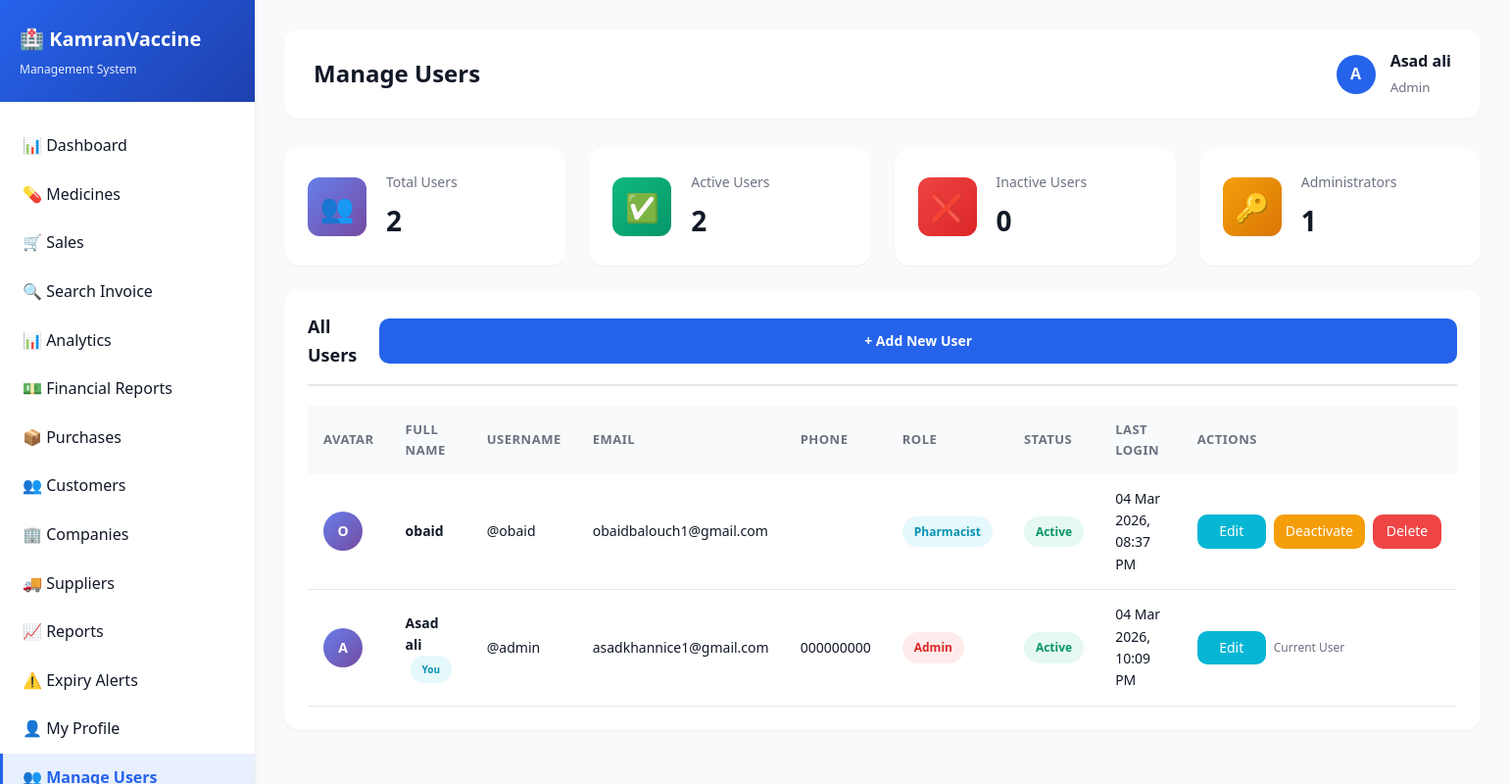
/admin/users.php (signed in), run on the app's committed database.
### tables this page shows
CREATE TABLE `users` (
  `id` int(11) NOT NULL AUTO_INCREMENT,
  `username` varchar(100) NOT NULL,
  `password` varchar(255) NOT NULL,
  `full_name` varchar(255) NOT NULL,
  `email` varchar(255) DEFAULT NULL,
  `phone` varchar(20) DEFAULT NULL,
  `role` enum('admin','pharmacist','cashier','manager') DEFAULT 'cashier',
  `status` enum('active','inactive') DEFAULT 'active',
  `created_at` timestamp NOT NULL DEFAULT current_timestamp(),
  `last_login` timestamp NULL DEFAULT NULL,
  PRIMARY KEY (`id`),
  UNIQUE KEY `username` (`username`),
  KEY `idx_username` (`username`),
  KEY `idx_role` (`role`)
);

### admin/users.php (the view, shortened to what this page needs)
<?php
include("includes/header.php");
$users = mysqli_query($conn, "SELECT * FROM users ORDER BY created_at DESC");
$total_users = mysqli_num_rows($users);
$active_users = mysqli_fetch_assoc(mysqli_query($conn, "SELECT COUNT(*) as count FROM users WHERE status = 'active'"))['count'];
$inactive_users = mysqli_fetch_assoc(mysqli_query($conn, "SELECT COUNT(*) as count FROM users WHERE status = 'inactive'"))['count'];
$admin_count = mysqli_fetch_assoc(mysqli_query($conn, "SELECT COUNT(*) as count FROM users WHERE role = 'admin'"))['count'];
?>
<div class="stats-grid" style="margin-bottom: 24px;">
    <div class="stat-card">
        <div class="stat-icon blue">👥</div>
        <div class="stat-details">
            <h4>Total Users</h4>
            <p><?php echo $total_users; ?></p>
        </div>
    </div>
    <div class="stat-card">
        <div class="stat-icon green">✅</div>
        <div class="stat-details">
            <h4>Active Users</h4>
            <p><?php echo $active_users; ?></p>
        </div>
    </div>
    <div class="stat-card">
        <div class="stat-icon red">❌</div>
        <div class="stat-details">
            <h4>Inactive Users</h4>
            <p><?php echo $inactive_users; ?></p>
        </div>
    </div>
    <div class="stat-card">
        <div class="stat-icon orange">🔑</div>
        <div class="stat-details">
            <h4>Administrators</h4>
            <p><?php echo $admin_count; ?></p>
        </div>
    </div>
</div>
<div class="card">
    <div class="card-header" style="display: flex; justify-content: space-between; align-items: center;">
        <h3>All Users</h3>
        <a href="add_user.php" class="btn btn-primary">+ Add New User</a>
    </div>
    <div class="card-body">
        <div class="table-responsive">
            <table>
                <thead>
                    <tr>
                        <th>Avatar</th>
                        <th>Full Name</th>
                        <th>Username</th>
                        <th>Email</th>
                        <th>Phone</th>
                        <th>Role</th>
                        <th>Status</th>
                        <th>Last Login</th>
                        <th>Actions</th>
                    </tr>
                </thead>
                <tbody>
                    <?php
                    mysqli_data_seek($users, 0);
                    while ($user = mysqli_fetch_assoc($users)):
                    ?>
                    <tr>
                        <td>
                            <div class="user-avatar" style="width: 40px; height: 40px; border-radius: 50%; background: linear-gradient(135deg, #667eea 0%, #764ba2 100%); color: white; display: flex; align-items: center; justify-content: center; font-weight: bold;">
                                <?php echo strtoupper(substr($user['full_name'], 0, 1)); ?>
                            </div>
                        </td>
                        <td>
                            <strong><?php echo $user['full_name']; ?></strong>
                            <?php if ($user['id'] == $_SESSION['user_id']): ?>
                                <span class="badge badge-info" style="font-size: 10px; margin-left: 5px;">You</span>
                            <?php endif; ?>
                        </td>
                        <td>@<?php echo $user['username']; ?></td>
                        <td><?php echo $user['email'] ?? '<span style="color: #9ca3af;">Not set</span>'; ?></td>
                        <td><?php echo $user['phone'] ?? '<span style="color: #9ca3af;">Not set</span>'; ?></td>
                        <td>
                            <span class="badge badge-<?php
                                echo $user['role'] == 'admin' ? 'danger' :
                                    ($user['role'] == 'manager' ? 'warning' :
                                    ($user['role'] == 'pharmacist' ? 'info' : 'secondary'));
                            ?>">
                                <?php echo ucfirst($user['role']); ?>
                            </span>
                        </td>
                        <td>
                            <span class="badge badge-<?php echo $user['status'] == 'active' ? 'success' : 'danger'; ?>">
                                <?php echo ucfirst($user['status']); ?>
                            </span>
                        </td>
                        <td>
                            <?php
                            if ($user['last_login']) {
                                echo date('d M Y, h:i A', strtotime($user['last_login']));
                            } else {
                                echo '<span style="color: #9ca3af;">Never</span>';
                            }
                            ?>
                        </td>
                        <td>
                            <div class="action-buttons">
                                <a href="edit_user.php?id=<?php echo $user['id']; ?>" class="btn btn-info btn-sm">Edit</a>
                                <?php if ($user['id'] != $_SESSION['user_id']): ?>
                                    <a href="?toggle_status=<?php echo $user['id']; ?>"
                                       class="btn btn-warning btn-sm"
                                       onclick="return confirm('Toggle user status?')">
                                        <?php echo $user['status'] == 'active' ? 'Deactivate' : 'Activate'; ?>
                                    </a>
                                    <a href="?delete=<?php echo $user['id']; ?>"
                                       class="btn btn-danger btn-sm"
                                       onclick="return confirm('Are you sure you want to delete this user? This action cannot be undone!')">
                                        Delete
                                    </a>
                                <?php else: ?>
                                    <span class="text-muted" style="font-size: 12px;">Current User</span>
                                <?php endif; ?>
                            </div>
                        </td>
                    </tr>
                    <?php endwhile; ?>
                </tbody>
            </table>
        </div>
    </div>
</div>
<?php include("includes/footer.php"); ?>

### css/style.css (style rules this page uses)
:root { --primary-color: #2563eb; --primary-dark: #1e40af; --secondary-color: #10b981; --danger-color: #ef4444; --warning-color: #f59e0b; --info-color: #06b6d4; --dark-color: #1f2937; --light-color: #f9fafb; --border-color: #e5e7eb; --text-primary: #111827; --text-secondary: #6b7280; --shadow-sm: 0 1px 2px 0 rgba(0, 0, 0, 0.05); --shadow-md: 0 4px 6px -1px rgba(0, 0, 0, 0.1); --shadow-lg: 0 10px 15px -3px rgba(0, 0, 0, 0.1); --shadow-xl: 0 20px 25px -5px rgba(0, 0, 0, 0.1); }
* { margin: 0; padding: 0; box-sizing: border-box; }
body { font-family: 'Segoe UI', Tahoma, Geneva, Verdana, sans-serif; background: linear-gradient(135deg, #667eea 0%, #764ba2 100%); min-height: 100vh; color: var(--text-primary); line-height: 1.6; }
.btn { padding: 12px 24px; border: none; border-radius: 10px; font-size: 14px; font-weight: 600; cursor: pointer; transition: all 0.3s ease; text-decoration: none; display: inline-block; text-align: center; white-space: nowrap; }
.btn-primary { background: var(--primary-color); color: white; width: 100%; }
.btn-danger { background: var(--danger-color); color: white; }
.btn-warning { background: var(--warning-color); color: white; }
.btn-info { background: var(--info-color); color: white; }
.btn-sm { padding: 6px 16px; font-size: 13px; min-width: 70px; font-weight: 500; }
.user-avatar { width: 40px; height: 40px; border-radius: 50%; background: var(--primary-color); color: white; display: flex; align-items: center; justify-content: center; font-weight: 600; }
.card { background: white; border-radius: 15px; padding: 24px; box-shadow: var(--shadow-sm); margin-bottom: 24px; transition: all 0.3s ease; }
.card-header { margin-bottom: 20px; padding-bottom: 15px; border-bottom: 2px solid var(--border-color); }
.card-header h3 { font-size: 18px; color: var(--text-primary); font-weight: 600; }
.card-body { padding: 0; }
.stats-grid { display: grid; grid-template-columns: repeat(auto-fit, minmax(250px, 1fr)); gap: 24px; margin-bottom: 30px; }
.stat-card { background: white; border-radius: 15px; padding: 24px; box-shadow: var(--shadow-sm); display: flex; align-items: center; gap: 20px; transition: all 0.3s ease; }
.stat-icon { width: 60px; height: 60px; border-radius: 12px; display: flex; align-items: center; justify-content: center; font-size: 28px; color: white; }
.stat-icon.blue { background: linear-gradient(135deg, #667eea 0%, #764ba2 100%); }
.stat-icon.green { background: linear-gradient(135deg, #10b981 0%, #059669 100%); }
.stat-icon.red { background: linear-gradient(135deg, #ef4444 0%, #dc2626 100%); }
.stat-icon.orange { background: linear-gradient(135deg, #f59e0b 0%, #d97706 100%); }
.stat-details h4 { font-size: 14px; color: var(--text-secondary); font-weight: 500; margin-bottom: 5px; }
.stat-details p { font-size: 28px; font-weight: 700; color: var(--text-primary); }
.table-responsive { overflow-x: auto; }
table { width: 100%; border-collapse: collapse; }
table thead { background: var(--light-color); }
table th { padding: 14px 16px; text-align: left; font-weight: 600; font-size: 13px; color: var(--text-secondary); text-transform: uppercase; letter-spacing: 0.5px; }
table td { padding: 14px 16px; border-bottom: 1px solid var(--border-color); font-size: 14px; }
.badge { padding: 6px 12px; border-radius: 20px; font-size: 12px; font-weight: 600; display: inline-block; }
.badge-success { background: rgba(16, 185, 129, 0.1); color: #059669; }
.badge-danger { background: rgba(239, 68, 68, 0.1); color: #dc2626; }
.badge-info { background: rgba(6, 182, 212, 0.1); color: #0891b2; }
.action-buttons { display: flex; gap: 8px; align-items: center; }
.action-buttons .btn { min-width: 70px; padding: 6px 12px; text-align: center; font-size: 14px; font-weight: 500; }
.text-muted { color: var(--text-secondary); }

### data on the page
users: full_name "O", full_name "obaid", username "obaid", email "obaidbalouch1@gmail.com", role "Pharmacist", status "Active", last_login "04 Mar 2026, 08:37 PM", shows "Deactivate"
users: full_name "A", full_name "Asad ali", shows "You", username "admin", email "asadkhannice1@gmail.com", phone "000000000", role "Admin", status "Active", last_login "04 Mar 2026, 10:09 PM", shows "Current User"

### other printed values
$store_settings['store_name'] "KamranVaccine"
$store_settings['store_tagline'] "Management System"
$page_title "Manage Users"
substr($_SESSION['full_name'], 0, 1) "A"
$_SESSION['full_name'] "Asad ali"
$_SESSION['role'] "Admin"
$total_users "2"
$active_users "2"
$inactive_users "0"
$admin_count "1"
